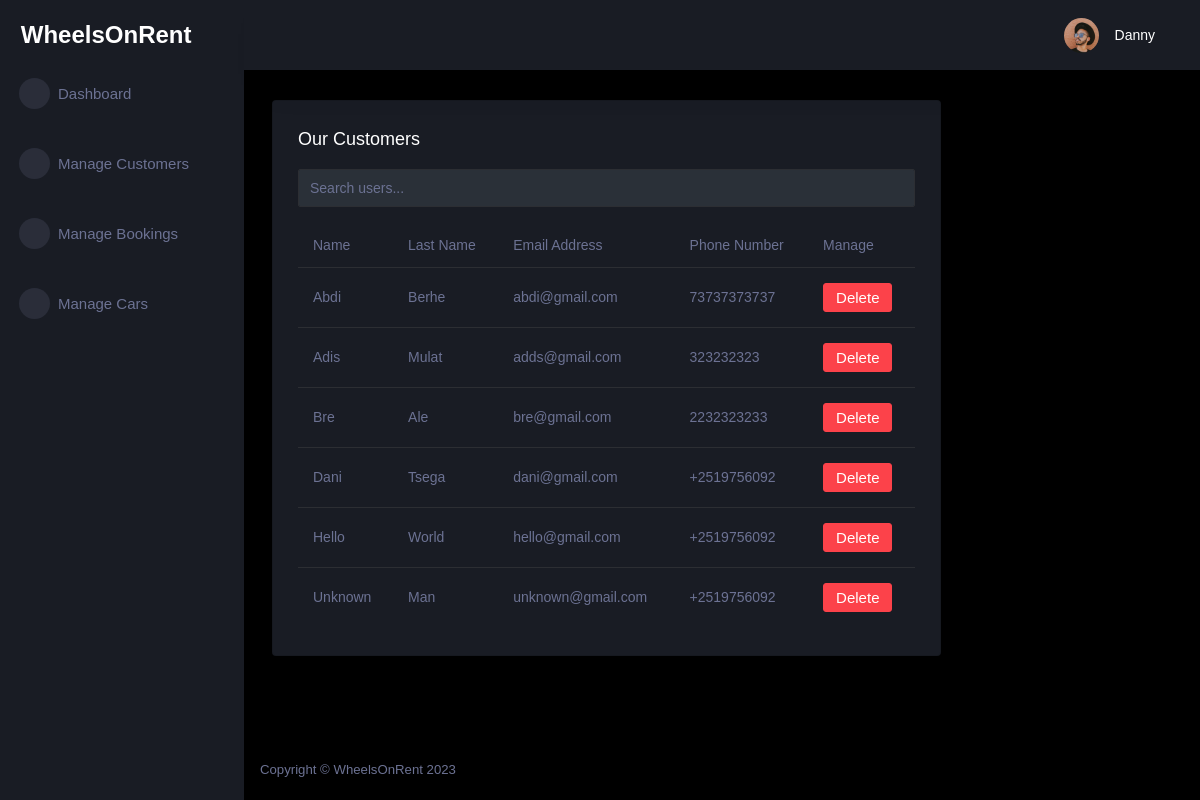
Page /customer/ (signed in) on the committed database.
### tables this page shows
CREATE TABLE customer (
  id INTEGER PRIMARY KEY AUTOINCREMENT,
  name TEXT NOT NULL,
  last_name TEXT NOT NULL,
  phone_number TEXT NOT NULL,
  email TEXT NOT NULL,
  password TEXT NOT NULL,
  role TEXT INTEGER DEFAULT 0
);

### car_app/customer.py (the view)
@bp.route('/')
@login_required
def index():
    db = get_db()
    customers = db.execute(
        'SELECT id, name, last_name, email, phone_number'
        ' FROM customer'
        ' WHERE role = 0'
        ' ORDER BY name ASC'
    ).fetchall()
    return render_template('admin/customer_index.html', customers=customers)

### car_app/customer.py (called while the page is built)
@bp.before_app_request
def load_logged_in_customer():
    customer_id = session.get('customer_id')
    if customer_id is None:
        g.customer = None
    else:
        g.customer = get_db().execute(
            'SELECT * FROM customer WHERE id = ?', (customer_id,)
        ).fetchone()

@bp.after_request
def add_header(response):
    response.headers['Cache-Control'] = 'no-store, no-cache, must-revalidate, max-age=0'
    response.headers['Pragma'] = 'no-cache'
    response.headers['Expires'] = '0'
    return response

def login_required(view):
    @functools.wraps(view)
    def wrapped_view(**kwargs):
        if g.customer is None:
            return redirect(url_for('customer.login'))
        return view(**kwargs)
    return wrapped_view

### car_app/db.py (called while the page is built)
def get_db():
    if 'db' not in g:
        g.db = sqlite3.connect(
            current_app.config['DATABASE'],
            detect_types=sqlite3.PARSE_DECLTYPES
        )
        g.db.row_factory = sqlite3.Row
    return g.db

### car_app/templates/admin/customer_index.html (shortened to what this page needs)
{% extends 'admin/admin_base.html' %}
{% block content %}
<div class="content-wrapper">
<div class="row">
  <div class="col-lg-9 grid-margin stretch-card">
    <div class="card">
      <div class="card-body">
        <h4 class="card-title">Our Customers</h4>
        <div class="mb-3">
          <input type="text" id="searchInput" class="form-control" placeholder="Search users...">
        </div>
        <div class="table-responsive">
          <table class="table">
            <thead>
              <tr>
                <th>Name</th>
                <th>Last Name</th>
                <th>Email Address</th>
                <th>Phone Number</th>
                <th>Manage</th>
              </tr>
            </thead>
            <tbody>
              {% for customer in customers %}
              <tr>
                <td>{{ customer.name }}</td>
                <td>{{ customer.last_name }}</td>
                <td>{{ customer.email }}</td>
                <td>{{ customer.phone_number }}</td>
            <td><form action="{{ url_for('customer.delete', id=customer['id']) }}" method="post"><input class="btn btn-danger" type="submit" value="Delete" onclick="return confirm('Are you sure?')">
              </form></td>
              </tr>
            {% endfor %}
            </tbody>
          </table>
        </div>
      </div>
    </div>
  </div>
</div>
</div>
{% endblock %}

### car_app/templates/admin/admin_base.html (shortened to what this page needs)
<!DOCTYPE html>
<html lang="en">
<head>
    <link rel="stylesheet" href="https://cdn.jsdelivr.net/npm/bootstrap@4.0.0/dist/css/bootstrap.min.css">
    <link rel="stylesheet" href="{{ url_for('static', filename='assets/admin/assets/vendors/mdi/css/materialdesignicons.min.css')}}">
    <link rel="stylesheet" href="{{ url_for('static', filename='assets/admin/assets/vendors/css/vendor.bundle.base.css')}}">
    <link rel="stylesheet" href="{{ url_for('static', filename='assets/admin/assets/vendors/jvectormap/jquery-jvectormap.css')}}">
    <link rel="stylesheet" href="{{ url_for('static', filename='assets/admin/assets/vendors/flag-icon-css/css/flag-icon.min.css')}}">
    <link rel="stylesheet" href="{{ url_for('static', filename='assets/admin/assets/vendors/owl-carousel-2/owl.carousel.min.css')}}">
    <link rel="stylesheet" href="{{ url_for('static', filename='assets/admin/assets/vendors/owl-carousel-2/owl.theme.default.min.css')}}">
    <link rel="stylesheet" href="{{ url_for('static', filename='assets/admin/assets/css/style.css')}}">
</head>
<body>
    <div class="container-scroller">
        <nav class="sidebar sidebar-offcanvas" id="sidebar">
            <div class="sidebar-brand-wrapper d-none d-lg-flex align-items-center justify-content-center fixed-top">
                <a class="sidebar-brand brand-logo" href="{{ url_for('customer.admin_dashboard') }}" style="text-decoration: none; color: white; font-size: 24px; font-weight: bold; font-family: Verdana, Geneva, Tahoma, sans-serif;">WheelsOnRent</a>
            </div>
            <ul class="nav">
                <li class="nav-item menu-items">
                    <a class="nav-link" href="{{ url_for('customer.admin_dashboard') }}">
                        <span class="menu-icon">
                <i class="mdi mdi-speedometer"></i>
              </span>
                        <span class="menu-title">Dashboard</span>
                    </a>
                </li>
                <br>
                <li class="nav-item menu-items">
                    <a class="nav-link" href="{{ url_for('customer.index') }}">
                        <span class="menu-icon">
                <i class="mdi mdi-playlist-play"></i>
              </span>
                        <span class="menu-title">Manage Customers</span>
                    </a>
                </li>
                <br>
                <li class="nav-item menu-items">
                    <a class="nav-link" href="{{ url_for('booking.index') }}">
                        <span class="menu-icon">
                <i class="mdi mdi-table-large"></i>
              </span>
                        <span class="menu-title">Manage Bookings</span>
                    </a>
                </li>
                <br>
                <li class="nav-item menu-items">
                    <a class="nav-link" href="{{ url_for('car.admin_mode') }}">
                        <span class="menu-icon">
                <i class="mdi mdi-car"></i>
              </span>
                        <span class="menu-title">Manage Cars</span>
                    </a>
                </li>
            </ul>
        </nav>
        <div class="container-fluid page-body-wrapper">
            <nav class="navbar p-0 fixed-top d-flex flex-row">
                <div class="navbar-menu-wrapper flex-grow d-flex align-items-stretch">
                    <button class="navbar-toggler navbar-toggler align-self-center" type="button" data-toggle="minimize">
              <span class="mdi mdi-menu"></span>
            </button>
                    <ul class="navbar-nav navbar-nav-right">
                        <li class="nav-item nav-settings d-none d-lg-block">
                            <a class="nav-link" href="#">
                                <i class="mdi mdi-view-grid"></i>
                            </a>
                        </li>
                        <li class="nav-item dropdown">
                            <a class="nav-link" id="profileDropdown" href="#" data-toggle="dropdown">
                                <div class="navbar-profile">
                                    <img class="img-xs rounded-circle" src="{{ url_for('static', filename='assets/admin/assets/images/faces/face15.jpg')}}" alt="">
                                    <p class="mb-0 d-none d-sm-block navbar-profile-name">{{ g.customer['name'] }}</p>
                                    <i class="mdi mdi-menu-down d-none d-sm-block"></i>
                                </div>
                            </a>
                        </li>
                    </ul>
                </div>
            </nav>
            <div class="main-panel">
                {% block content %}{% endblock %}
                <footer class="footer">
                    <div class="d-sm-flex justify-content-center justify-content-sm-between">
                        <span class="text-muted d-block text-center text-sm-left d-sm-inline-block">Copyright © WheelsOnRent 2023</span>
                    </div>
                </footer>
            </div>
        </div>
    </div>
</body>
</html>

### rows in the picture
customer: customer.name "Danny"
customer: name "Abdi", last_name "Berhe", email "abdi@gmail.com", phone_number "73737373737"
customer: name "Adis", last_name "Mulat", email "adds@gmail.com", phone_number "323232323"
customer: name "Bre", last_name "Ale", email "bre@gmail.com", phone_number "2232323233"
customer: name "Dani", last_name "Tsega", email "dani@gmail.com", phone_number "+2519756092"
customer: name "Hello", last_name "World", email "hello@gmail.com", phone_number "+2519756092"
customer: name "Unknown", last_name "Man", email "unknown@gmail.com", phone_number "+2519756092"
